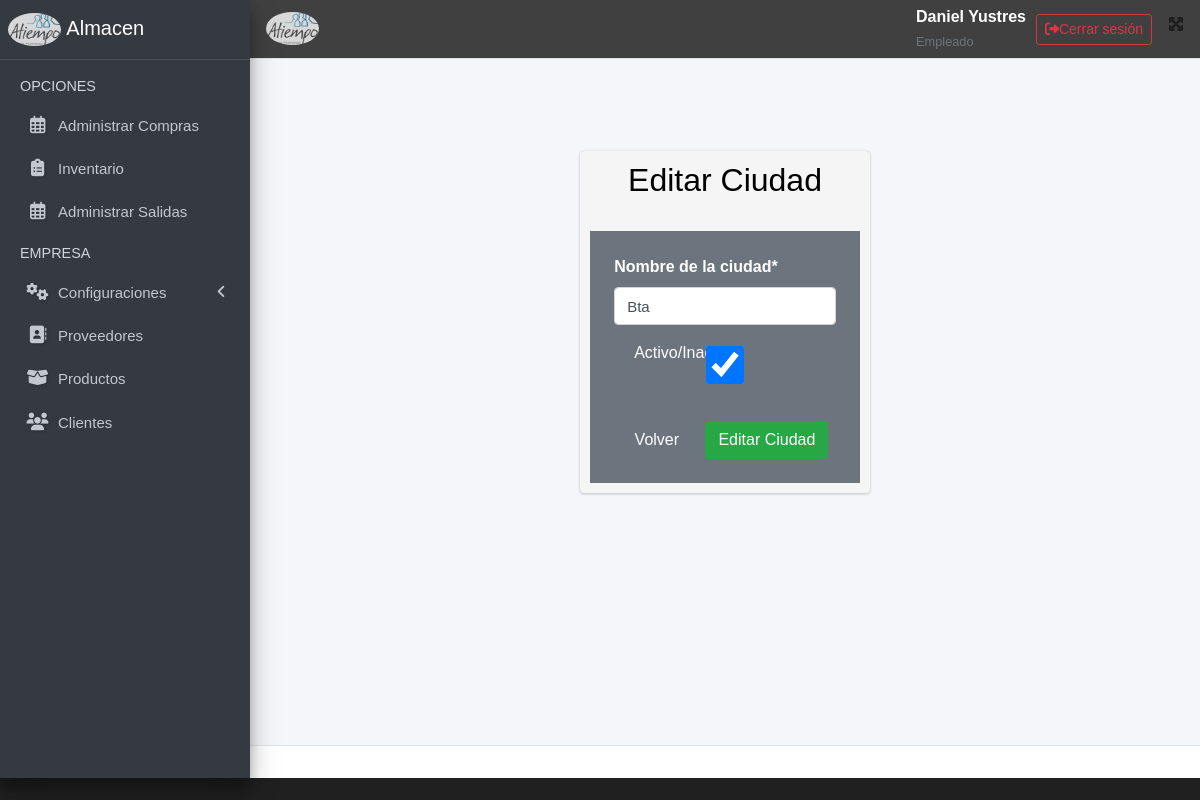
The app's page /modificar_ciudad/1/ (signed in) with its own data.
### applications/usuarios/models.py (models this page shows, shortened)
class Usuario(AbstractUser):
    rol_choices = [
        ('admin', 'Administrador'),
        ('empleado', 'Empleado'),
        ('gerente', 'Gerente'),
    ]
    estado_choices = [
        ('activo', 'Activo'),
        ('inactivo', 'Inactivo'),
    ]
    rol = models.CharField(max_length=10, choices=rol_choices, default='empleado')
    estado = models.CharField(max_length=10, choices=estado_choices, default='activo')  # Cambiado a CharField
    fecha_creacion = models.DateTimeField(auto_now_add=True)
    class Meta:
        verbose_name = 'Usuario'
        verbose_name_plural = 'Usuarios'

### applications/ciudades/models.py (models this page shows, shortened)
class Ciudad(models.Model):
    id_ciudad = models.AutoField(primary_key=True)
    nombre = models.CharField(max_length=255, verbose_name="Nombre de la ciudad")
    fecha_creacion = models.DateTimeField(auto_now_add=True, verbose_name="Fecha de creación")
    activo = models.BooleanField(default=True, verbose_name="Activo/Inactivo")
    id_usuario_insert = models.ForeignKey(
        settings.AUTH_USER_MODEL,
        on_delete=models.SET_NULL,
        null=True,
        blank=True,
        related_name='ciudades_insertadas',
        verbose_name="Usuario Creo"
    )
    id_usuario_update = models.ForeignKey(
        settings.AUTH_USER_MODEL,
        on_delete=models.SET_NULL,
        null=True,
        blank=True,
        related_name='ciudades_actualizadas',
        verbose_name="Usuario Modificó"
    )
    class Meta:
        ordering = ['nombre']
        verbose_name = 'Ciudad'
        verbose_name_plural = 'Ciudades'
        db_table = 'ciudad'

### applications/ciudades/views.py (the view, shortened to what this page needs)
# urls.py: path('modificar_ciudad/<int:id>/', views.modificar_ciudad, name='modificar_ciudad'),  # Aquí debe estar 'productos'
@login_required(login_url='login_usuario')
def modificar_ciudad(request, id):
    ciudad =  get_object_or_404(Ciudad, id_ciudad=id)
    data = {
        'form': CiudadActualizaForm(instance=ciudad)
    }
    return render(request, 'editarCiudad.html', data)

### applications/ciudades/forms.py
class CiudadActualizaForm(forms.ModelForm):
    class Meta:
        model = Ciudad
        fields = ['nombre', 'activo']  # Especifica los campos que deseas permitir
    def __init__(self, *args, **kwargs):
        super().__init__(*args, **kwargs)
        self.fields['nombre'].widget.attrs.update({'class': 'form-control'})
        self.fields['activo'].widget.attrs.update({'class': 'form-control'})

### templates/editarCiudad.html (shortened to what this page needs)
{% extends 'layouts/base.html' %}
{% block content %}
{% load crispy_forms_tags %}
<div class="container">
  <br>
  <br>
  <div class="row">
    <div class="col-12 col-md-4 offset-md-4">
      <br>
      <div class="card">
        <div class="cadr-body">
          <h2 class="text-center">Editar Ciudad</h2>
          <br>
          <form action="" method="POST"  class="bg-secondary p-4">
            {{ form | crispy }}
            <br>
            <div class="text-center mt-3">
              <a href="{% url 'ciudades' %}" class="btn btn-secondary">
                Volver
              </a>
              <button type="submit" class="btn btn-success">
                Editar Ciudad
              </button>
            </div>
          </form>
        </div>
      </div>
    </div>
  </div>
</div>
{% endblock %}

### templates/layouts/base.html (shortened to what this page needs)
{% load static %}
<!DOCTYPE html>
<html lang="en">
<head>
  <link rel="stylesheet" href="{% static 'lib/adminlite/plugins/fontawesome-free/css/all.min.css' %}">
  <link rel="stylesheet"
    href="{% static 'lib/adminlite/plugins/tempusdominus-bootstrap-4/css/tempusdominus-bootstrap-4.min.css' %}">
  <link rel="stylesheet" href="{% static 'lib/adminlite/plugins/icheck-bootstrap/icheck-bootstrap.min.css' %}">
  <link rel="stylesheet" href="{% static 'lib/adminlite/plugins/jqvmap/jqvmap.min.css' %}">
  <link rel="stylesheet" href="{% static 'lib/adminlite/css/adminlte.min.css' %}">
  <link rel="stylesheet" href="{% static 'lib/adminlite/plugins/overlayScrollbars/css/OverlayScrollbars.min.css' %}">
  <link rel="stylesheet" href="{% static 'lib/adminlite/plugins/daterangepicker/daterangepicker.css' %}">
  <link rel="stylesheet" href="{% static 'lib/adminlite/plugins/summernote/summernote-bs4.min.css' %}">
  <link rel="stylesheet" href="{% static 'index/css/main.css' %}">
    <link rel="stylesheet" href="https://cdn.datatables.net/1.13.6/css/dataTables.bootstrap5.min.css">
    <link rel="stylesheet" href="https://cdn.datatables.net/buttons/2.4.2/css/buttons.bootstrap5.min.css">
    <link rel="stylesheet" href="https://cdnjs.cloudflare.com/ajax/libs/font-awesome/6.7.2/css/all.min.css">
    <link href="https://cdn.jsdelivr.net/npm/select2@4.1.0-rc.0/dist/css/select2.min.css" rel="stylesheet" />
    <link rel="stylesheet" href="{% static 'styles/main.css' %}">
  <link rel="stylesheet" href="{% static 'jquery-ui/jquery-ui.min.css' %}">
</head>
<body >
  <div class="wrapper">
    <nav class="main-header navbar navbar-expand navbar-white navbar-light">
      <ul class="navbar-nav">
        <li class="nav-item">
          <a class="nav-link brand-link" style="margin-top: -20px;" data-widget="pushmenu" href="#" role="button"> <img src="{% static 'index/img/logoAtiempo.png' %}" alt="Logo" class="brand-image img-circle "
            style="opacity: .8;"></i></a>
        </li>
      </ul>
      <ul class="navbar-nav ml-auto">
           <div class="d-flex align-items-center justify-content-end gap-3">
  <div class="text-end me-3">
    <strong style="color: white;">{{ request.user.get_full_name|default:request.user.username|capfirst }}</strong><br>
    <small class="text-muted" style="color: white">{{ request.user.rol|capfirst }}</small>
  <br>
  </div>
  <form action="{% url 'logout' %}" method="post" class="d-inline">
    <button style="margin-left: 10px;" type="submit" class="btn btn-outline-danger btn-sm d-flex align-items-center">
      <i class="fas fa-sign-out-alt me-2"></i> Cerrar sesión
    </button>
  </form>
</div>
        <li class="nav-item">
          <a class="nav-link" data-widget="fullscreen" href="#" role="button">
            <i class="fas fa-expand-arrows-alt"></i>
          </a>
        </li>
      </ul>
    </nav>
    <aside class="main-sidebar sidebar-dark-primary elevation-4">
      <a href="/" class="brand-link">
        <img src="{% static 'index/img/logoAtiempo.png' %}" alt="Logo" class="brand-image img-circle "
        style="opacity: .8;">
        <span class="brand-text font-weight-light">Almacen</span>
      </a>
      <div class="sidebar">
        <nav class="mt-2">
          <ul class="nav nav-pills nav-sidebar flex-column" data-widget="treeview" role="menu" data-accordion="false">
            <li class="nav-header">OPCIONES</li>
            <li class="nav-item">
              <a href="{% url 'ordenes_compra' %}" class="nav-link">
                <i class="nav-icon far fa-calendar-alt"></i>
                <p>
                  Administrar Compras
                </p>
              </a>
            </li>
            <li class="nav-item">
              <a href="{% url 'inventario_bodega_list' %}" class="nav-link">
                <i class="nav-icon fa fa-clipboard-list"></i>
                <p>
                  Inventario
                </p>
              </a>
            </li>
            <li class="nav-item">
              <a href="{% url 'ordenes_salida' %}" class="nav-link">
                <i class="nav-icon far fa-calendar-alt"></i>
                <p>
                  Administrar Salidas
                </p>
              </a>
            </li>
            <li class="nav-header">EMPRESA</li>
            <li class="nav-item">
              <a href="#" class="nav-link">
                <i class="nav-icon fas fa-cogs spin"></i>
                <p>
                  Configuraciones
                  <i class="fas fa-angle-left right"></i>
                </p>
              </a>
            </li>
            <li class="nav-item">
              <a href="{% url 'proveedores' %}" class="nav-link">
                <i class="nav-icon fas fa-address-book "></i>
                <p>Proveedores</p>
              </a>
            </li>
            <li class="nav-item">
              <a href="{% url 'productos' %}" class="nav-link">
                <i class="nav-icon fas fa-box-open"></i>
                <p>Productos</p>
              </a>
            </li>
            <li class="nav-item">
              <a href="{% url 'cliente' %}" class="nav-link">
                <i class="nav-icon fa fa-users"></i>
                <p>Clientes</p>
              </a>
            </li>
          </ul>
        </nav>
      </div>
    </aside>
    <div class="content-wrapper">
      <section class="content">
        <div class="container-fluid">
          {% block content %}
          {% endblock %}
        </div>
      </section>
    </div>
    <footer class="main-footer text-center text-primary">
    </footer>
  </div>
</body>
</html>

### applications/ciudades/static/index/css/main.css (style rules this page uses)
p , input[type=text] , input[type=date], input[type=number], input[type=password] { font-weight: 100; font-size: 15px; }
body { font-family: Arial, Helvetica, sans-serif !important; }

### applications/ciudades/static/styles/main.css (style rules this page uses)
body { background: #202020; color: black; }
.navbar { background: #404040; padding: 5px 0; }
.navbar ul { display: flex; justify-content: space-between; }
.navbar ul li { list-style: none; text-decoration: none; }
.navbar ul li a { color: white; }
.container { max-width: 1200px; margin: auto; padding: 20px 10px; }
.card { background: whitesmoke; padding: 10px; margin-bottom: 2px; color: black; }

### templates/layouts/base.html (style rules this page uses)
.nav-icon.spin { animation: spin 2s linear infinite; }
.nav-icon { text-shadow: 1px 1px 3px rgba(0, 0, 0, 0.2); }
.nav-link { transition: transform 0.3s ease; }

### records on screen
Usuario: user.get_full_name "Daniel Yustres", user.rol "Empleado"
Ciudad: nombre "Bta", activo "☑"
